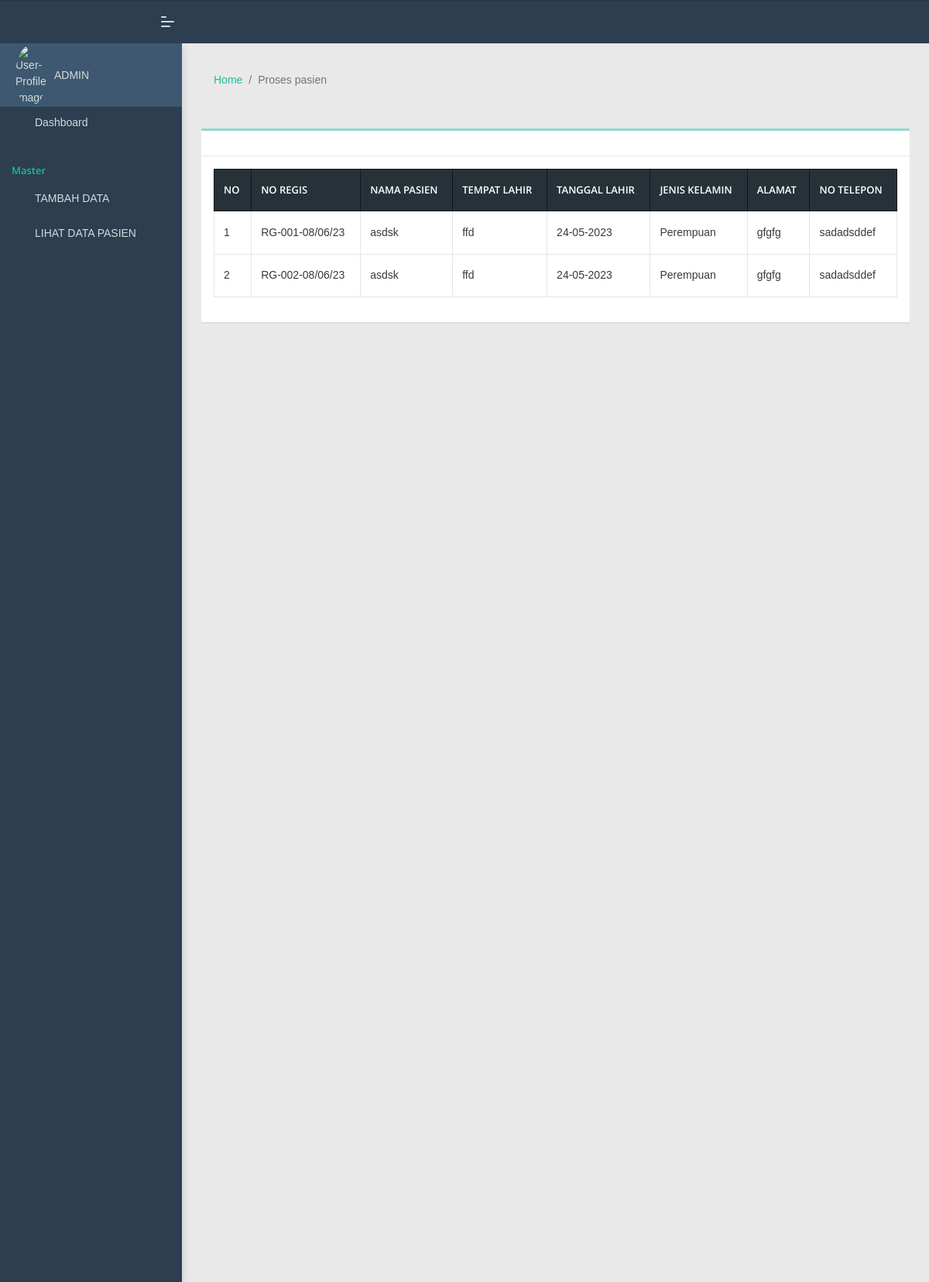
The app's page /admin/prosespasien.php with its own data.
### tables this page shows
CREATE TABLE `regis` (
  `id_regis` int(11) NOT NULL,
  `no_regis` varchar(30) NOT NULL,
  `keterangan_pasien` varchar(150) NOT NULL,
  `tanggal_regis` date NOT NULL,
  `id_poli` int(11) NOT NULL,
  `id_perawat` int(11) NOT NULL,
  `id_pasien` int(11) NOT NULL
);

CREATE TABLE `pasien` (
  `id_pasien` int(25) NOT NULL,
  `nama_pasien` varchar(50) NOT NULL,
  `tanggal_lahir` varchar(10) NOT NULL,
  `tempat_lahir` varchar(10) NOT NULL,
  `jenis_kelamin` varchar(10) NOT NULL,
  `alamat` varchar(100) NOT NULL,
  `umur` varchar(100) NOT NULL,
  `nik` varchar(20) NOT NULL,
  `nomor_telepon` varchar(10) NOT NULL
);

### admin/prosespasien.php (the view, shortened to what this page needs)
<?php
require "koneksi.php";
?>
<!DOCTYPE html>
<html lang="en">
<head>
    <link rel="stylesheet" href="assets/css/style.css">
</head>
<body class="">
    <nav class="pcoded-navbar  ">
        <div class="navbar-wrapper  ">
            <div class="navbar-content scroll-div ">
                <div class="">
                    <div class="main-menu-header">
                        <img class="img-radius" src="../img/ntt.png" alt="User-Profile-Image">
                        <div class="user-details">
                            <div id="more-details">ADMIN</div>
                        </div>
                    </div>
                </div>
                <ul class="nav pcoded-inner-navbar ">
                    <li class="nav-item">
                        <a href="index.php" class="nav-link "><span class="pcoded-micon"><i class="feather icon-home"></i></span><span class="pcoded-mtext">Dashboard</span></a>
                    </li>
                    <li class="nav-item pcoded-menu-caption">
                        <label>Master</label>
                    </li>
                    <li class="nav-item pcoded-hasmenu">
                        <a href="#!" class="nav-link "><span class="pcoded-micon"><i class="feather icon-box"></i></span><span class="pcoded-mtext">TAMBAH DATA</span></a>
                    </li>
                    <li class="nav-item pcoded-hasmenu">
                        <a href="#!" class="nav-link "><span class="pcoded-micon"><i class="feather icon-lock"></i></span><span class="pcoded-mtext">LIHAT DATA PASIEN</span></a>
                    </li>
                </ul>
            </div>
        </div>
    </nav>
    <header class="navbar pcoded-header navbar-expand-lg navbar-light header-dark">
        <div class="m-header">
            <a class="mobile-menu" id="mobile-collapse" href="#!"><span></span></a>
        </div>
        <div class="collapse navbar-collapse">
            <ul class="navbar-nav mr-auto">
                <li class="nav-item">
                    <a href="#!" class="pop-search"><i class="feather icon-search"></i></a>
                </li>
            </ul>
            <ul class="navbar-nav ml-auto">
                <li>
                    <div class="dropdown drp-user">
                        <a href="#" class="dropdown-toggle" data-toggle="dropdown">
                            <i class="feather icon-user"></i>
                        </a>
                    </div>
                </li>
            </ul>
        </div>
    </header>
    <div class="pcoded-main-container">
        <div class="pcoded-content">
            <div class="d-sm-flex align-items-center justify-content-between mb-4">
                <ol class="breadcrumb">
                    <li class="breadcrumb-item"><a href="index.php">Home</a></li>
                    <li class="breadcrumb-item active" aria-current="page">Proses pasien </li>
                </ol>
            </div>
            <div class="row">
                <div class="col-lg-12">
                    <div class="card mb-4">
                        <div class="card-header py-3 d-flex flex-row align-items-center justify-content-between">
                        </div>
                        <div class="table-responsive p-3">
                            <table class="table align-items-center table-bordered" id="dataTable">
                                <thead class="thead-dark">
                                    <tr>
                                        <th>No</th>
                                        <th>No Regis</th>
                                        <th>Nama Pasien</th>
                                        <th>Tempat Lahir</th>
                                        <th>Tanggal Lahir</th>
                                        <th>Jenis Kelamin</th>
                                        <th>Alamat</th>
                                        <th>No Telepon</th>
                                    </tr>
                                </thead>
                                <tbody>
                                    <?php
                                    $i = 0;
                                    $ambildataperawat = mysqli_query($conn, "SELECT  * FROM  pasien JOIN regis ON regis.id_pasien = pasien.id_pasien JOIN poli ON poli.id_poli = regis.id_poli ");
                                    while ($data = mysqli_fetch_array($ambildataperawat)) {
                                        $i++;
                                        $nomor_regis = $data['no_regis'];
                                        $nama_pasien = $data['nama_pasien'];
                                        $tempat_lahir = $data['tempat_lahir'];
                                        $tanggal_lahir = $data['tanggal_lahir'];
                                        $jenis_kelamin = $data['jenis_kelamin'];
                                        $alamat = $data['alamat'];
                                        $no_telepon = $data['nomor_telepon'];
                                    ?>
                                        <tr>
                                            <td><?= $i ?></td>
                                            <td><?= $nomor_regis ?></td>
                                            <td><?= $nama_pasien ?></td>
                                            <td><?= $tempat_lahir ?></td>
                                            <td><?= date("d-m-Y", strtotime($tanggal_lahir)) ?></td>
                                            <td><?= $jenis_kelamin ?></td>
                                            <td><?= $alamat ?></td>
                                            <td><?= $no_telepon ?></td>
                                        </tr>
                        </div>
                    <?php
                                    }
                    ?>
                    </div>
                </div>
            </div>
        </div>
    <div class="pcoded-main-container">
        <div class="pcoded-content">
        </div>
    </div>
</body>
</html>

### records on screen
regis: no_regis "RG-001-08/06/23", id_pasien.nama_pasien "asdsk", id_pasien.tempat_lahir "ffd", id_pasien.tanggal_lahir "24-05-2023", id_pasien.jenis_kelamin "Perempuan", id_pasien.alamat "gfgfg", id_pasien.nomor_telepon "sadadsddef"
regis: no_regis "RG-002-08/06/23", id_pasien.nama_pasien "asdsk", id_pasien.tempat_lahir "ffd", id_pasien.tanggal_lahir "24-05-2023", id_pasien.jenis_kelamin "Perempuan", id_pasien.alamat "gfgfg", id_pasien.nomor_telepon "sadadsddef"
